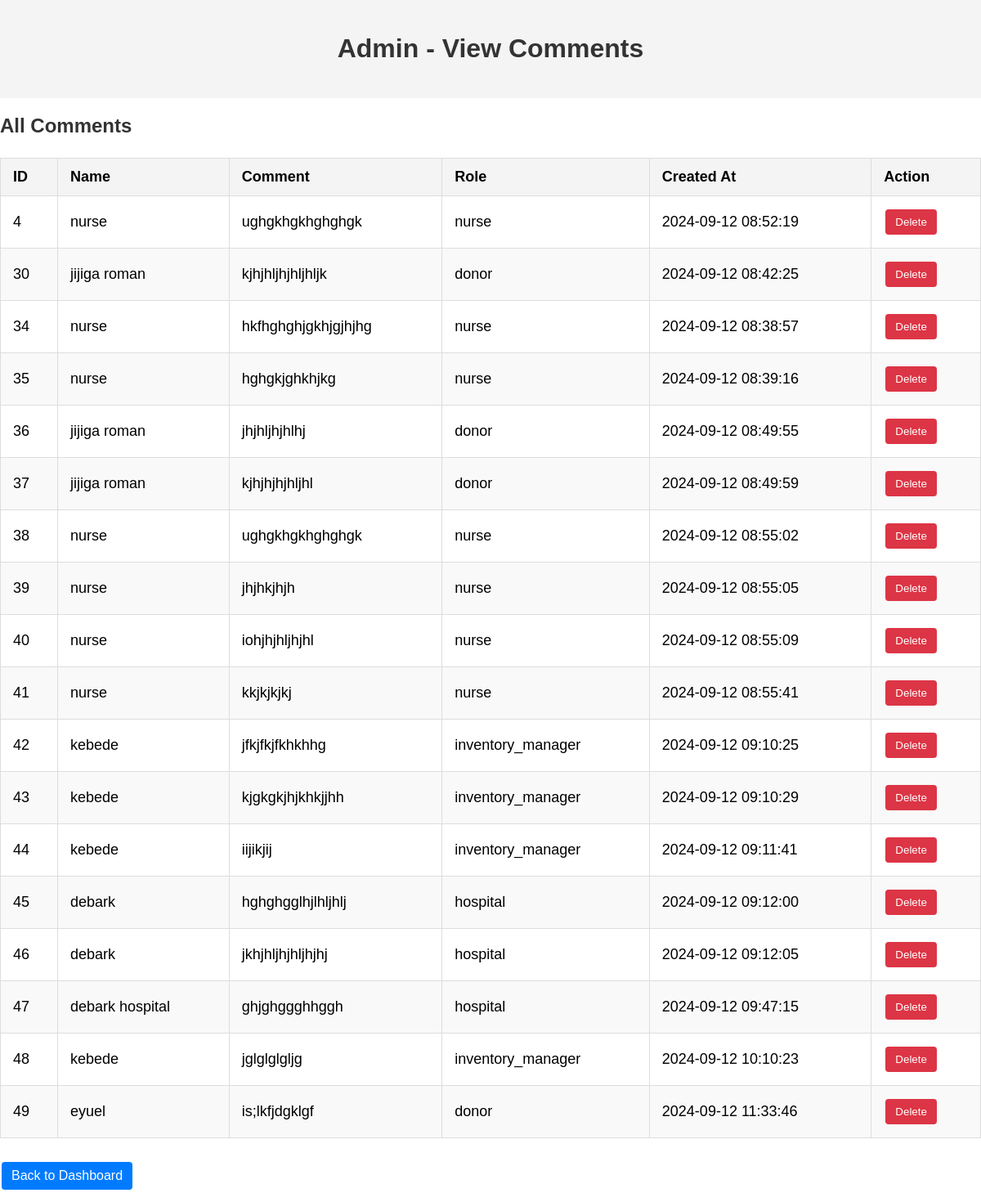
The app's page /pages/admin/view_comments.php (signed in) with its own data.
### tables this page shows
CREATE TABLE `comments` (
  `id` int(11) NOT NULL,
  `name` varchar(255) NOT NULL,
  `comment` text NOT NULL,
  `created_at` timestamp NOT NULL DEFAULT current_timestamp(),
  `role` varchar(255) NOT NULL
);

### pages/admin/view_comments.php (the view, shortened to what this page needs)
<?php
include '../../includes/db.php';
$query = "SELECT id, name, comment, role, created_at FROM comments";
$comments_result = $mysqli->query($query);
?>
<!DOCTYPE html>
<html lang="en">
<head>
    <link rel="stylesheet" href="../../css/styles.css">
</head>
<body>
    <header>
        <h1>Admin - View Comments</h1>
    </header>
    <main>
        <h2>All Comments</h2>
        <?php if ($comments_result->num_rows > 0): ?>
            <table class="styled-table">
                <thead>
                    <tr>
                        <th>ID</th>
                        <th>Name</th>
                        <th>Comment</th>
                        <th>Role</th>
                        <th>Created At</th>
                        <th>Action</th>
                    </tr>
                </thead>
                <tbody>
                    <?php while ($comment = $comments_result->fetch_assoc()): ?>
                        <tr>
                            <td><?php echo htmlspecialchars($comment['id']); ?></td>
                            <td><?php echo htmlspecialchars($comment['name']); ?></td>
                            <td><?php echo htmlspecialchars($comment['comment']); ?></td>
                            <td><?php echo htmlspecialchars($comment['role']); ?></td>
                            <td><?php echo htmlspecialchars($comment['created_at']); ?></td>
                            <td>
                                <form action="view_comments.php" method="POST" style="display:inline;">
                                    <button type="submit" class="btn btn-danger">Delete</button>
                                </form>
                            </td>
                        </tr>
                    <?php endwhile; ?>
                </tbody>
            </table>
        <?php else: ?>
            <p>No comments found.</p>
        <?php endif; ?>
        <a href="index.php" class="btn btn-primary">Back to Dashboard</a>
    </main>
</body>
</html>

### css/styles.css (style rules this page uses)
body { font-family: Arial, sans-serif; margin: 0; padding: 0; }

### pages/admin/view_comments.php (style rules this page uses)
body { font-family: Arial, sans-serif; }
header { background-color: #f4f4f4; padding: 20px; text-align: center; }
h1, h2 { color: #333; }
table.styled-table { width: 100%; border-collapse: collapse; margin: 25px 0; font-size: 18px; text-align: left; }
table.styled-table th, table.styled-table td { padding: 12px 15px; border: 1px solid #ddd; }
table.styled-table thead { background-color: #f4f4f4; }
table.styled-table tbody tr:nth-of-type(even) { background-color: #f9f9f9; }
.btn { padding: 8px 12px; text-align: center; text-decoration: none; display: inline-block; margin: 4px 2px; cursor: pointer; border: none; border-radius: 4px; }
.btn-primary { background-color: #007bff; color: white; }
.btn-danger { background-color: #dc3545; color: white; }

### records on screen
comments: id "4", name "nurse", comment "ughgkhgkhghghgk", role "nurse", created_at "2024-09-12 08:52:19"
comments: id "30", name "jijiga roman", comment "kjhjhljhjhljhljk", role "donor", created_at "2024-09-12 08:42:25"
comments: id "34", name "nurse", comment "hkfhghghjgkhjgjhjhg", role "nurse", created_at "2024-09-12 08:38:57"
comments: id "35", name "nurse", comment "hghgkjghkhjkg", role "nurse", created_at "2024-09-12 08:39:16"
comments: id "36", name "jijiga roman", comment "jhjhljhjhlhj", role "donor", created_at "2024-09-12 08:49:55"
comments: id "37", name "jijiga roman", comment "kjhjhjhjhljhl", role "donor", created_at "2024-09-12 08:49:59"
comments: id "38", name "nurse", comment "ughgkhgkhghghgk", role "nurse", created_at "2024-09-12 08:55:02"
comments: id "39", name "nurse", comment "jhjhkjhjh", role "nurse", created_at "2024-09-12 08:55:05"
comments: id "40", name "nurse", comment "iohjhjhljhjhl", role "nurse", created_at "2024-09-12 08:55:09"
comments: id "41", name "nurse", comment "kkjkjkjkj", role "nurse", created_at "2024-09-12 08:55:41"
comments: id "42", name "kebede", comment "jfkjfkjfkhkhhg", role "inventory_manager", created_at "2024-09-12 09:10:25"
comments: id "43", name "kebede", comment "kjgkgkjhjkhkjjhh", role "inventory_manager", created_at "2024-09-12 09:10:29"
comments: id "44", name "kebede", comment "iijikjij", role "inventory_manager", created_at "2024-09-12 09:11:41"
comments: id "45", name "debark", comment "hghghgglhjlhljhlj", role "hospital", created_at "2024-09-12 09:12:00"
comments: id "46", name "debark", comment "jkhjhljhjhljhjhj", role "hospital", created_at "2024-09-12 09:12:05"
comments: id "47", name "debark hospital", comment "ghjghggghhggh", role "hospital", created_at "2024-09-12 09:47:15"
comments: id "48", name "kebede", comment "jglglglgljg", role "inventory_manager", created_at "2024-09-12 10:10:23"
comments: id "49", name "eyuel", comment "is;lkfjdgklgf", role "donor", created_at "2024-09-12 11:33:46"
